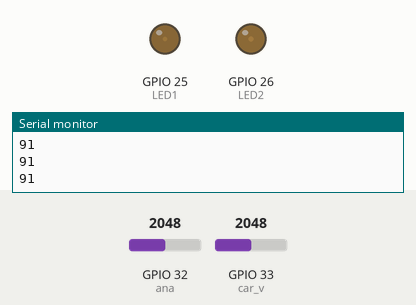
Bench run of a sketch on a simulated ESP32. Shown: output pins drawn as LEDs (lit = HIGH), the last lines printed to the serial monitor. The test bench sets the inputs (shaded band); at power-on: GPIO 33 (car_v) = 2048, GPIO 32 (ana) = 2048.

Above: at 1.2 s.
1.3 s: GPIO 33 (car_v) set to 1228
At 2.2 s:
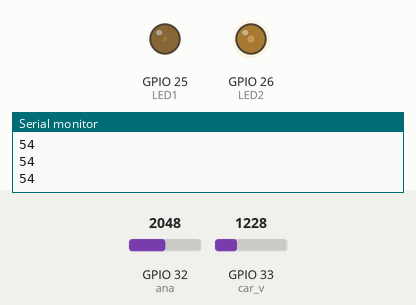
2.8 s: GPIO 32 (ana) set to 3603
At 3.4 s:
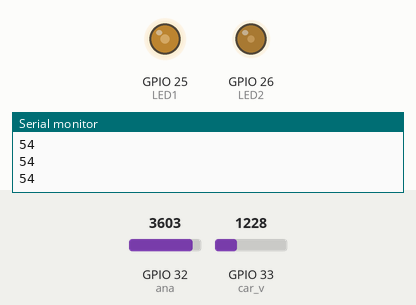
4.3 s: GPIO 33 (car_v) set to 1920
At 4.7 s:
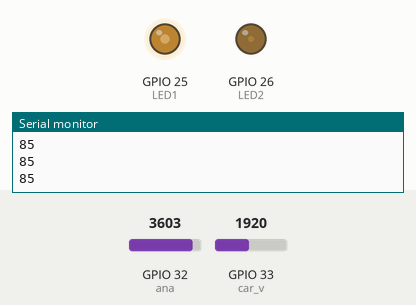
5.8 s: GPIO 32 (ana) set to 4095
At 6.7 s:
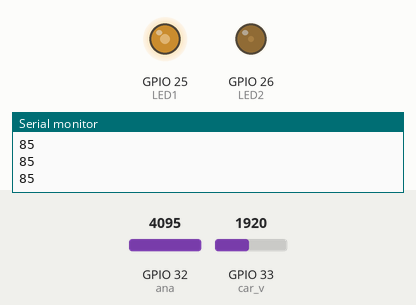
7.3 s: GPIO 33 (car_v) set to 491
At 8.0 s:
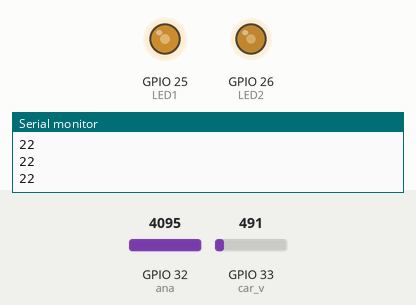
8.8 s: GPIO 33 (car_v) set to 0
At 9.2 s:
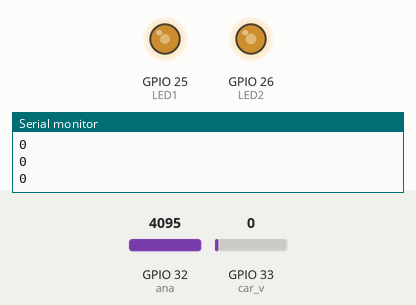
Timing chart, 0 to 11.3 s (numbered marks = the images above; inputs shaded):
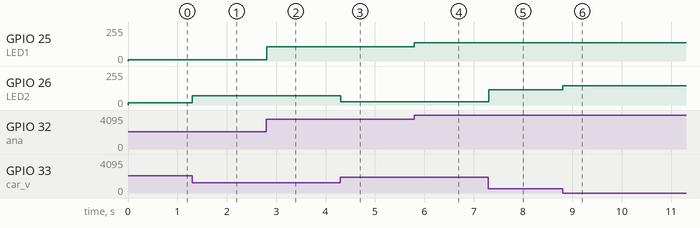

Measured:
- after the input at 1.3 s, GPIO 26 (LED2): 17/255 → 68/255 at once
- after the input at 2.8 s, GPIO 25 (LED1): 10/255 → 107/255 at once
- after the input at 4.3 s, GPIO 26 (LED2): 68/255 → 25/255 at once
- after the input at 5.8 s, GPIO 25 (LED1): 107/255 → 138/255 at once
- after the input at 7.3 s, GPIO 26 (LED2): 25/255 → 114/255 at once
- after the input at 8.8 s, GPIO 26 (LED2): 114/255 → 145/255 at once

The sketch:

Control.ino
```cpp
#include <WiFi.h>
#include <esp_now.h>
#include <ESP32Servo.h>

int l = 0;

//摇杆引脚
const int ana=32;   //舵机控制
const int LED1 = 25; //舵机状态灯

const int car_v=33; //电调控制
const int LED2 = 26; //电调状态灯

// 设置数据结构体
typedef struct struct_message {
  int velocity;
  int pos;
} struct_message;

struct_message myData;

// 接收设备的 MAC 地址
uint8_t broadcastAddress[] = {0x08, 0xD1, 0xF9, 0xE7, 0x44, 0x28};

void setup() {
  Serial.begin(115200);

  //启用端口
  pinMode(ana,INPUT);
  pinMode(car_v,INPUT);
  pinMode(LED1, OUTPUT);
  pinMode(LED2, OUTPUT);

  // 初始化 ESP-NOW(if->while)
  WiFi.mode(WIFI_STA);
  while (esp_now_init() != ESP_OK) {
    Serial.println("Error initializing ESP-NOW");
    delay(100);
  }

  //绑定数据接收端
  esp_now_peer_info_t peerInfo;
  memcpy(peerInfo.peer_addr, broadcastAddress, 6);
  peerInfo.channel = 0;
  peerInfo.encrypt = false;

  //使能wifi
  peerInfo.ifidx = WIFI_IF_STA;

  //检查设备是否配对成功(if->while)
  while (esp_now_add_peer(&peerInfo) != ESP_OK) {
    Serial.println("Failed to add peer");
    delay(100);
  }

  //初始化舵机模块
  myData.pos=75;
  myData.velocity=0;
}

void loop() {
  //读取并处理摇杆数据
  myData.pos = analogRead(ana);
  analogWrite(LED1, abs((myData.pos-1877)/16));
  // Serial.println(myData.pos);
  if(myData.pos<1880){
    myData.pos= map(myData.pos,0,1880,160,75);
  }else{
    myData.pos= map(myData.pos,1880,4095,75,0);
  }
  // Serial.println(myData.pos);

  myData.velocity=analogRead(car_v);
  // Serial.println(myData.velocity);
  analogWrite(LED2, abs(myData.velocity-2322)/16);
  myData.velocity=map(myData.velocity,4095,0,180,0);
  Serial.println(myData.velocity);

  // Serial.println(myData.velocity);

  //发送数据
  esp_err_t result = esp_now_send(broadcastAddress, (uint8_t *) &myData, sizeof(myData));
  delay(10);
}
```
